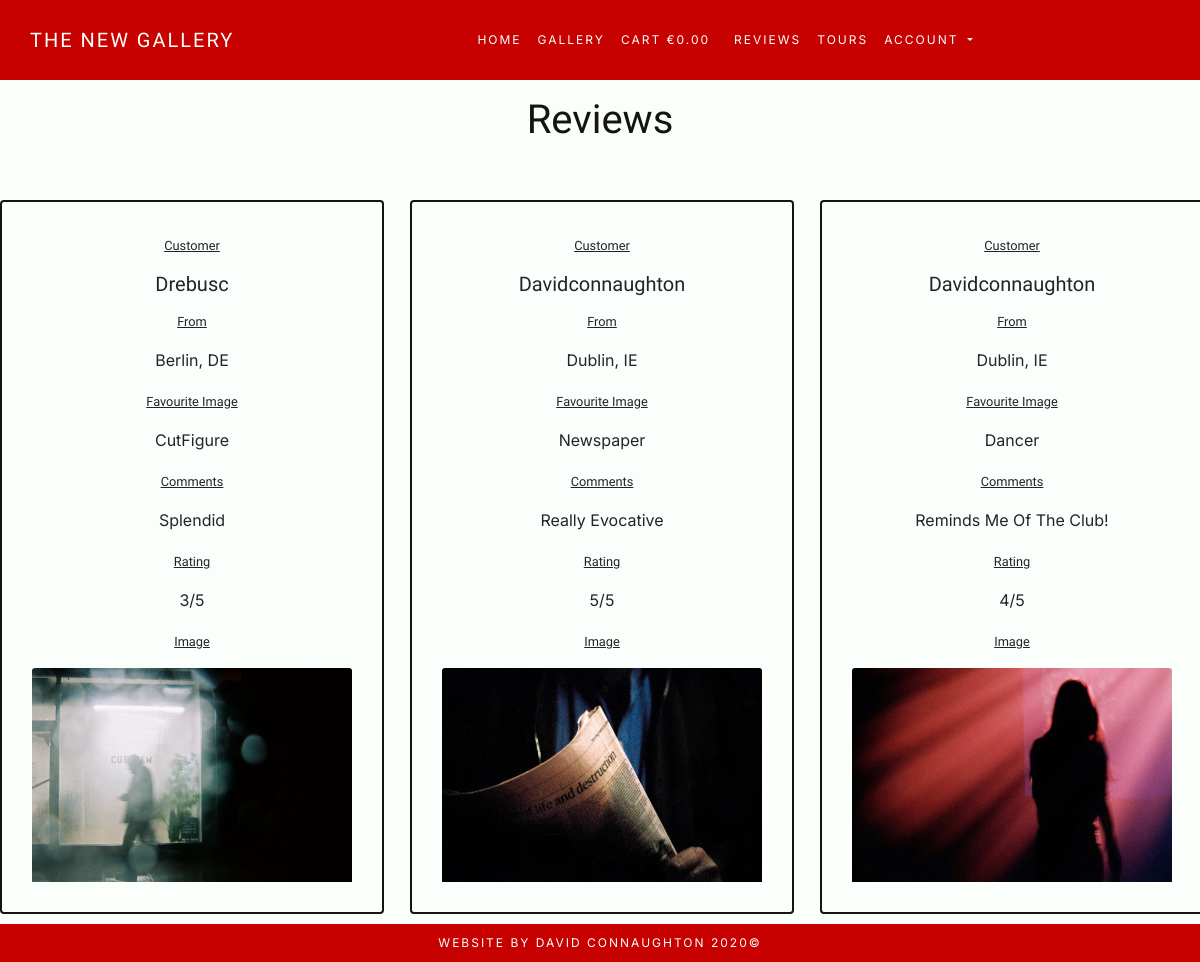
The app's page /reviews/ with its own data.
### reviews/models.py (models this page shows, shortened)
class Review(models.Model):
    ONE = 1
    TWO = 2
    THREE = 3
    FOUR = 4
    FIVE = 5
    RATING_CHOICES = (
        (ONE, 1),
        (TWO, 2),
        (THREE, 3),
        (FOUR, 4),
        (FIVE, 5),
    )
    favourite_image = models.ForeignKey(
        'Image', null=True, blank=True, on_delete=models.CASCADE)
    user = models.ForeignKey(User, on_delete=models.CASCADE)
    city = models.CharField(max_length=20, null=False, blank=False)
    country = CountryField(
        blank_label='Country', null=False, blank=False
    )
    review = models.TextField(max_length=200, null=False, blank=False)
    date_posted = models.DateTimeField(default=timezone.now)
    rating = models.IntegerField(choices=RATING_CHOICES, default=ONE)

class Image(models.Model):
    class Meta:
        verbose_name_plural = 'Images'
    image = models.CharField(max_length=100)
    def __str__(self):
        return self.image

### reviews/views.py (the view)
# urls.py: path('', ReviewListView.as_view(), name='reviews'),
class ReviewListView(ListView):
    model = Review
    template_name = 'reviews/reviews.html'
    context_object_name = 'reviews'

### cart/contexts.py (called while the page is built, shortened)
def cart_contents(request):
    cart_items = []
    total = 0
    photo_count = 0
    cart = request.session.get('cart', {})
    context = {
        'cart_items': cart_items,
        'total': total,
        'photo_count': photo_count,
    }
    return context

### reviews/templates/reviews/reviews.html (shortened to what this page needs)
{% extends "base.html" %}
{% load static %}
{% block extra_css %}
<link rel="stylesheet" href="{% static 'reviews/css/reviews.css' %}">
{% endblock %}
{% block content %}
    <div class="container-fluid mx-auto row justify-content-center">
        <h1 class="mt-5 pt-5 header profile-header">Reviews</h1>
        <br>
    </div>
    <section>
        <div class="row">
            {% for review in reviews %}
                <div class="col-12 col-md-4">
                    <div class="card m-5 mx-auto text-center card-outline">
                        <div class="card-body">
                            <p>
                                <small class="small">Customer</small>
                            </p>
                            <h5 class="card-title">{{ review.user }}</h5>
                            <p>
                                <small class="small">From</small>
                            </p>
                            <p class="card-text review-text">{{ review.city }}, {{ review.country }}</p>
                            <p>
                                <small class="small">Favourite Image</small>
                            </p>
                            <p class="card-text review-text">{{ review.favourite_image }}</p>
                            <p>
                                <small class="small">Comments</small>
                            </p>
                            <p class="card-text review-text">{{ review.review }}</p>
                            <p>
                                <small class="small">Rating</small>
                            </p>
                            <p class="card-text">{{ review.rating }}/5 </p>
                            <p>
                                <small class="small">Image</small>
                            </p>
                            <img class="card-img-top" src="/media/{{ review.favourite_image }}.jpg" alt="Card image cap">
                        </div>
                    </div>
                </div>
            {% endfor %}
        </div>
    </section>
{% endblock %}

### static/css/base.css (style rules this page uses)
html { height: 100%; }
body { font-family: 'Inter', sans-serif !important; background-color: #FBFFFC; }
h1, h2, h3, h4, h5, .small { font-family: 'Work Sans', sans-serif !important; }
.header { color: #141411; }
.card { width: 24rem; }
.card-outline { border: solid #141411 2px; background-color: #FBFFFC; padding: 10px; }
.card-title { text-transform: capitalize; }
.small { text-decoration: underline; }

### reviews/static/reviews/css/reviews.css (style rules this page uses)
.review-text { text-transform: capitalize; }

### records on screen
Review: user "Drebusc", city "Berlin", country "DE", favourite_image "CutFigure", review "Splendid", rating "3", favourite_image (picture)
Review: user "Davidconnaughton", city "Dublin", country "IE", favourite_image "Newspaper", review "Really Evocative", rating "5", favourite_image (picture)
Review: user "Davidconnaughton", city "Dublin", country "IE", favourite_image "Dancer", review "Reminds Me Of The Club!", rating "4", favourite_image (picture)
